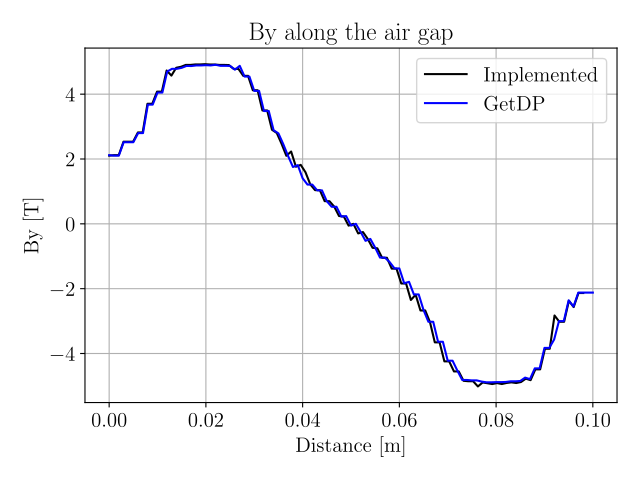

Here is the Python script that generated this plot:
import numpy as np
import os
from os import listdir
from os.path import isfile, join
import matplotlib.pyplot as plt
import matplotlib.tri as mtri
from matplotlib import RcParams


## =============================================================================
## Plot font
## =============================================================================
#
fig, ax = plt.subplots(figsize=(6*0.9,5*0.9))
latex_style_times = RcParams({'font.family': 'serif',
               'font.serif': ['cmr10'],
               'text.usetex': True, 'font.size': 15})

# =============================================================================
# Reads the data
# =============================================================================
file_name="results/line_results.txt"
dir_path = os.path.dirname(os.path.realpath(__file__))
path=os.path.join(dir_path,file_name)
results=np.loadtxt(path)

file_name="results/line_coordinates.txt"
dir_path = os.path.dirname(os.path.realpath(__file__))
path=os.path.join(dir_path,file_name)
coordinates=np.loadtxt(path)

getdp=np.loadtxt("/home/anderson/Anderson/Drive/1_Study/2_C++/3_FEM_C++/Gmsh_GetDP/01_relay/b_line.dat")

# =============================================================================
# Plot
# =============================================================================
plt.close('all')
plt.plot(coordinates[:,1], results[:,1],'k',label="Implemented")
plt.plot(getdp[:,1], getdp[:,3],'b',label="GetDP")  
ax.ticklabel_format(style='sci',scilimits=(0,0),axis='both')
plt.style.use(latex_style_times)
plt.title('By along the air gap')
plt.ylabel(r'By [T]')
plt.xlabel(r'Distance [m]')
plt.grid(b=True, which='both')
plt.legend()
plt.tight_layout()
plt.savefig("line_plot.pdf")
plt.show()
